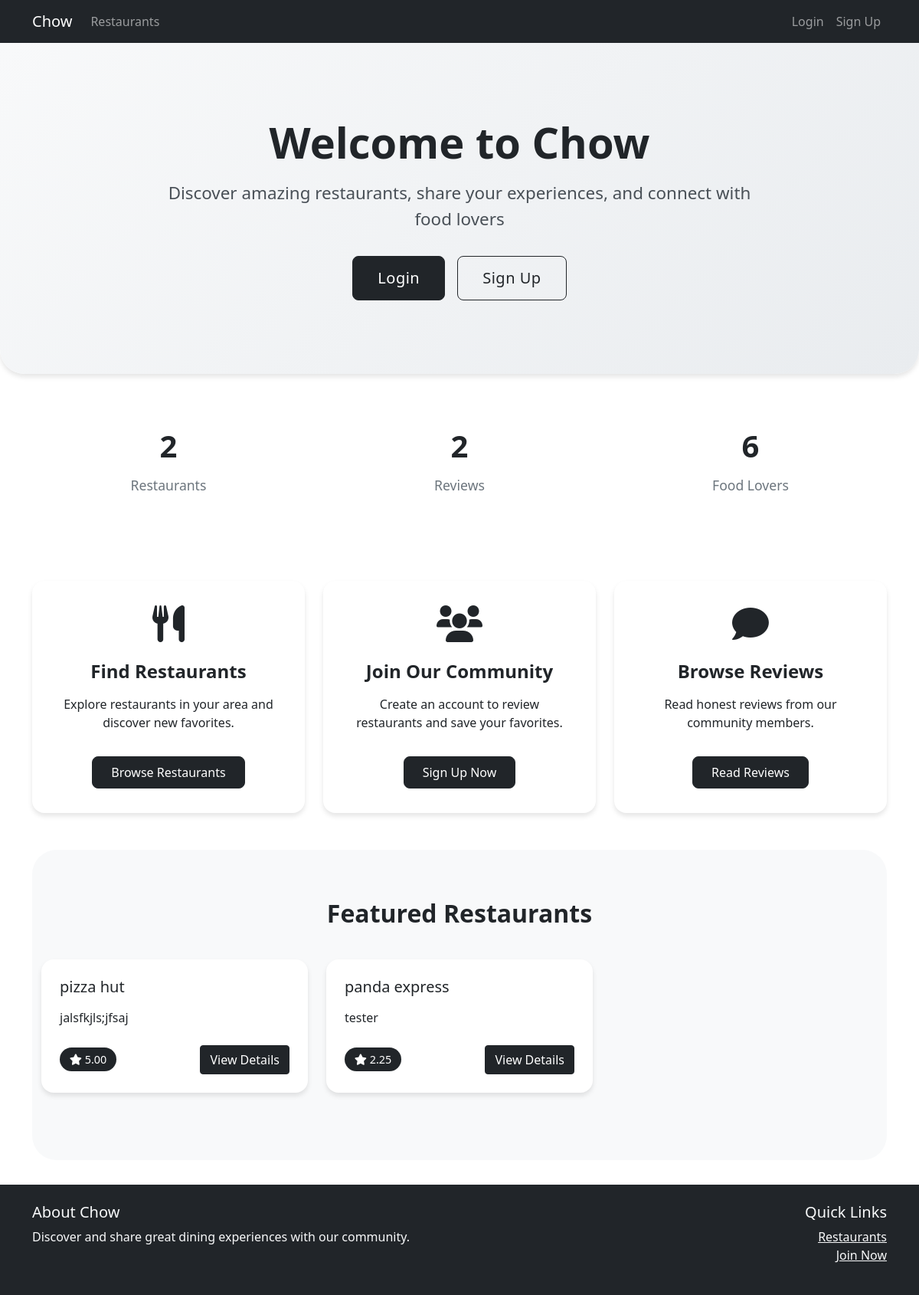
Before: / with the older database file.
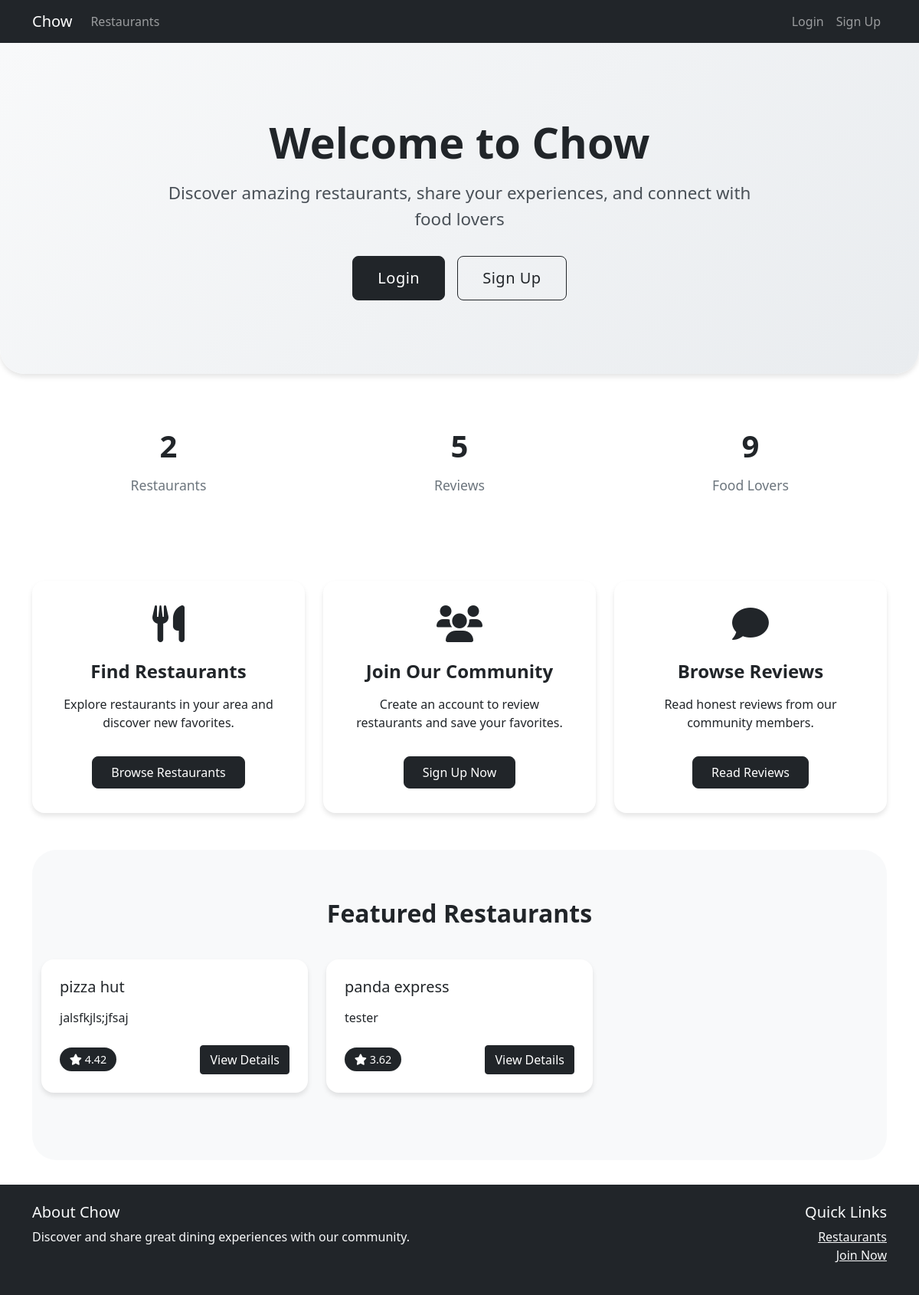
After: the same page with the newer database file.
### restaurants/models.py (models this page shows, shortened)
class Restaurant(models.Model):
    id = models.AutoField(primary_key=True)
    name = models.CharField(max_length=255)
    average_rating = models.DecimalField(decimal_places=2, max_digits = 3)
    description = models.CharField(max_length=255)
    owner = models.ForeignKey(Owner, on_delete=models.CASCADE, null=True)
    favorites = models.ManyToManyField(User, blank=True, related_name='favorite_restaurants')
    image = models.ImageField(upload_to='restaurant_images/', null=True, blank=True)
    city = models.CharField(max_length=100, blank=True)
    state = models.CharField(max_length=100, blank=True)
    country = models.CharField(max_length=100, blank=True)
    latitude = models.FloatField(null=True, blank=True)
    longitude = models.FloatField(null=True, blank=True)
    location = models.CharField(max_length=255, blank=True)
    PRICE_RANGES = [
        ('cheap', '$'),
        ('medium', '$$'),
        ('pricey', '$$$'),
    ]
    price_range = models.CharField(max_length=10, choices=PRICE_RANGES, default='medium')

### home/views.py (the view)
# urls.py: path('', include('home.urls')),
def home(request):
    context = {
        'featured_restaurants': Restaurant.objects.order_by('-average_rating')[:3],
        'restaurant_count': Restaurant.objects.count(),
        'review_count': Review.objects.count(),
        'user_count': User.objects.count()
    }
    return render(request, 'home/home.html', context)

### home/templates/home/home.html (shortened to what the changed rows need)
{% extends 'base.html' %}
{% load static %}
{% block extra_css %}
<link rel="stylesheet" href="{% static 'css/home.css' %}">
{% endblock %}
{% block content %}
<div class="home-hero text-center">
  <div class="container">
    <h1 class="mb-3">Welcome to Chow</h1>
  </div>
</div>
<div class="home-stats">
  <div class="container">
    <div class="row">
      <div class="col-md-4">
        <div class="stat-item">
          <div class="number">{{ review_count|default:"500+" }}</div>
          <div class="label">Reviews</div>
        </div>
      </div>
      <div class="col-md-4">
        <div class="stat-item">
          <div class="number">{{ user_count|default:"1000+" }}</div>
          <div class="label">Food Lovers</div>
        </div>
      </div>
    </div>
  </div>
</div>
<div class="container">
  {% if featured_restaurants %}
  <div class="featured-section">
    <div class="container">
      <h2 class="text-center">Featured Restaurants</h2>
      <div class="row">
        {% for restaurant in featured_restaurants %}
        <div class="col-md-4 mb-4">
          <div class="card restaurant-card h-100">
            <div class="card-body">
              <h5 class="card-title mb-3">{{ restaurant.name }}</h5>
              <p class="card-text mb-4">{{ restaurant.description }}</p>
              <div class="d-flex justify-content-between align-items-center">
                <div class="rating">
                  <i class="fas fa-star"></i> {{ restaurant.average_rating }}
                </div>
                <a href="{% url 'restaurants.show' id=restaurant.id %}" class="btn btn-dark">View Details</a>
              </div>
            </div>
          </div>
        </div>
        {% endfor %}
      </div>
    </div>
  </div>
  {% endif %}
</div>
{% endblock %}

Changed rows visible on the page:
changed Restaurant "pizza hut": average_rating "5.00" → "4.42"
changed Restaurant "panda express": average_rating "2.25" → "3.62"
Other visible differences:
{{ review_count|default:"500+" }}: "2" → "5"
{{ user_count|default:"1000+" }}: "6" → "9"
